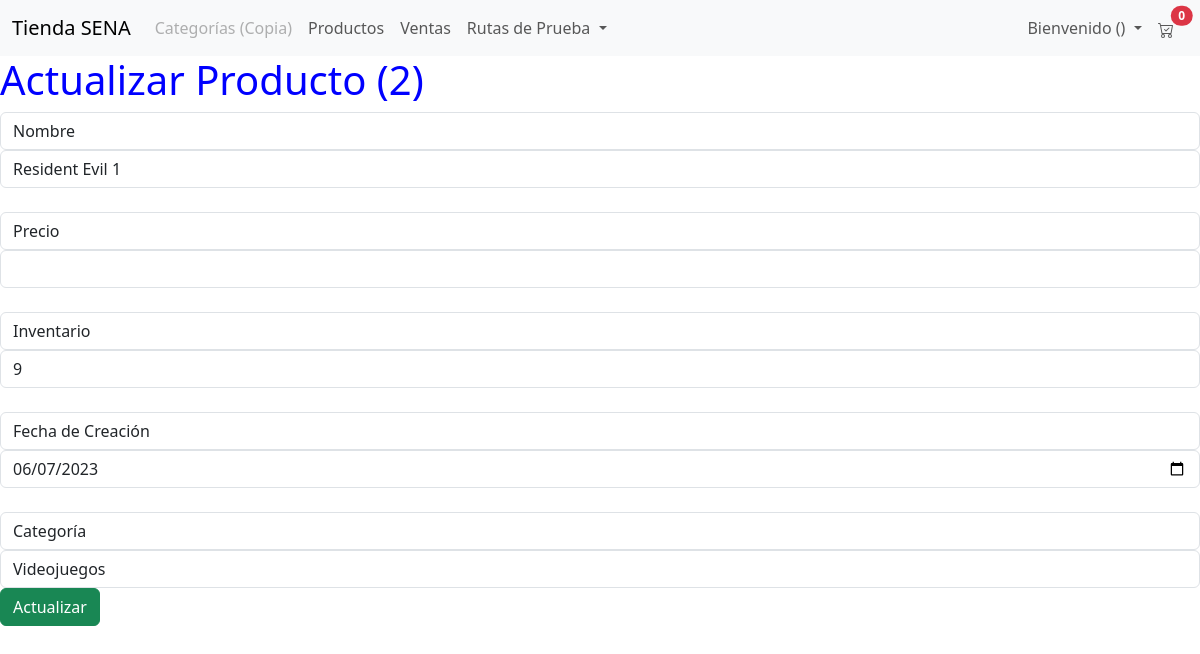
Before: /tienda/productos_formulario_editar/2 with the older database file.
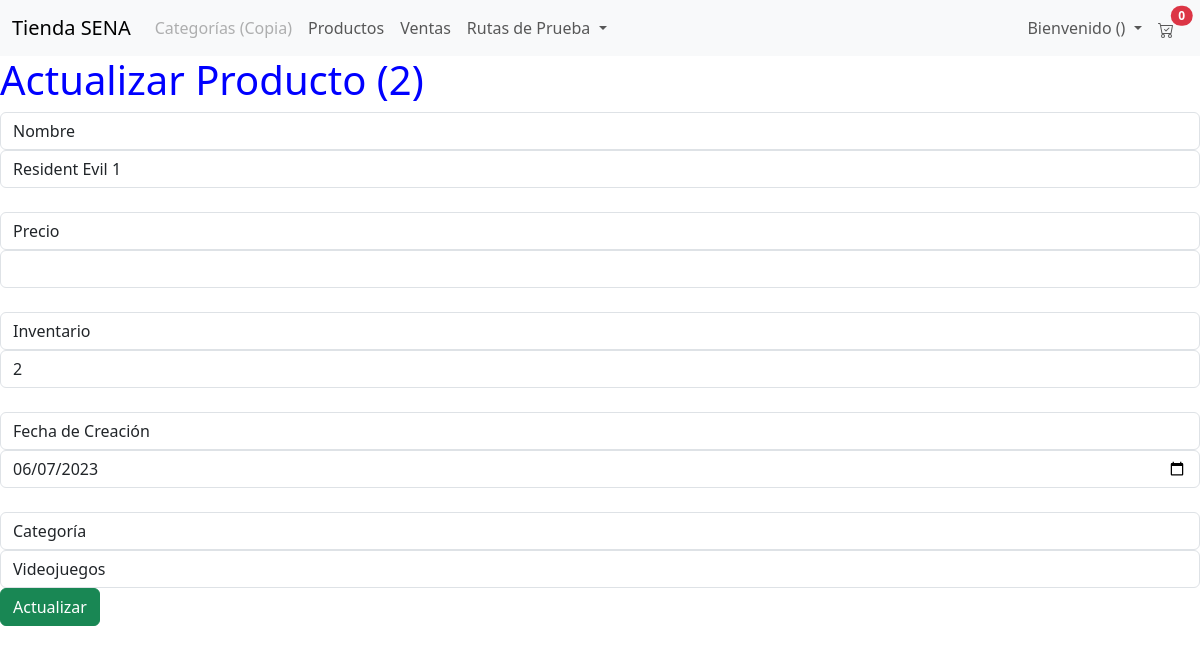
After: the same page with the newer database file.
### tienda/models.py (models this page shows, shortened)
class Producto(models.Model):
	nombre = models.CharField(max_length=254, unique=True)
	precio = models.FloatField()
	inventario = models.IntegerField()
	fecha_creacion = models.DateField()
	categoria = models.ForeignKey(Categoria, on_delete=models.DO_NOTHING)
	foto = models.ImageField(upload_to="fotos_productos/", default="fotos_productos/default.png")

class Categoria(models.Model):
	nombre = models.CharField(max_length=254)
	descripcion = models.TextField()

### tienda/views.py (the view)
# urls.py: path("productos_formulario_editar/<int:id>", views.productos_formulario_editar, name="productos_formulario_editar"),
def productos_formulario_editar(request, id):
	q = Producto.objects.get(pk=id)
	c = Categoria.objects.all()
	contexto = {"data": q, "categoria": c}
	return render(request, "tienda/productos/productos_formulario_editar.html", contexto)

### tienda/templates/tienda/productos/productos_formulario_editar.html (shortened to what this page needs)
{% extends 'tienda/base.html' %}
{% load static %}
{% block contenedor %}
    <h1 class="titul">Actualizar Producto ({{ data.id }})</h1>
    <form action="{% url 'productos_actualizar' %}" method="post">
        <label class="form-control">Nombre</label>
        <input class="form-control" type="text" name="nombre" value="{{ data.nombre }}" /><br>
        <label class="form-control">Precio</label>
        <input class="form-control" type="number" name="precio" value="{{ data.precio }}" /><br>
        <label class="form-control">Inventario</label>
        <input class="form-control" type="number" name="inventario" value="{{ data.inventario }}" /><br>
        <label class="form-control">Fecha de Creación</label>
        <input class="form-control" type="date" name="fecha_creacion" value="{{ data.fecha_creacion|date:'Y-m-d' }}" /><br>
        <label class="form-control">Categoría</label>
        <select class="form-control" name="categoria">
            {% for c in categoria %}
                <option value="{{ c.id }}" {% if data.categoria.id == c.id %}selected{% endif %}>{{ c.nombre }}</option>
            {% endfor %}
        </select>
        <button type="submit" class="btn btn-success">Actualizar</button>
    </form>
{% endblock %}

### tienda/templates/tienda/base.html (shortened to what this page needs)
{% load static %}
<!doctype html>
<html lang="en">
<head>
    <link rel="stylesheet" href="{% static 'tienda/css/estilos.css' %}" />
    <link rel="stylesheet" href="{% static 'tienda/css/bootstrap.min.css' %}" />
</head>
<body>
    <nav class="navbar navbar-expand-lg bg-body-tertiary">
        <div class="container-fluid">
            <a class="navbar-brand" href="{% url 'inicio' %}">Tienda SENA</a>
            <div class="collapse navbar-collapse" id="navbarSupportedContent">
                <ul class="navbar-nav me-auto mb-2 mb-lg-0">
                    <li class="nav-item">
                        <a class="nav-link {% if request.session.logueo.rol != 1 %}disabled{% endif %}" aria-current="page" href="{% url 'categorias_listar' %}">Categorías (Copia)</a>
                    </li>
                    <li class="nav-item">
                        <a class="nav-link" href="{% url 'productos_listar' %}">Productos</a>
                    </li>
                    <li class="nav-item">
                        <a class="nav-link" href="{% url 'ver_ventas' %}">Ventas</a>
                    </li>
                    <li class="nav-item dropdown">
                        <a class="nav-link dropdown-toggle" href="#" role="button" data-bs-toggle="dropdown"
                           aria-expanded="false">
                            Rutas de Prueba
                        </a>
                    </li>
                </ul>
                <ul class="d-flex navbar-nav" style="margin-right:0.4rem;">
                    <li class="nav-item dropdown">
                        <a class="nav-link dropdown-toggle" href="#" role="button" data-bs-toggle="dropdown"
                           aria-expanded="false">
                            Bienvenido <strong>{{ request.session.logueo.nombre }}</strong> ({{ request.session.logueo.nombre_rol }})
                        </a>
                    </li>
                    <li class="nav-item">
                        <a class="nav-link position-relative" href="javascript:ver_carrito(`{% url 'carrito_ver' %}`);">
                            <span class="position-absolute top-20 start-100 translate-middle badge rounded-pill bg-danger" id="items_carrito">
                                {{ request.session.items|default:"0" }}
                            </span>
                        </a>
                    </li>
                </ul>
            </div>
        </div>
    </nav>
    {% block contenedor %}{% endblock %}
</body>
</html>

### tienda/static/tienda/css/estilos.css (style rules this page uses)
.titul { color:blue; }

Changed rows visible on the page:
changed Producto "Resident Evil 1": inventario "9" → "2"
